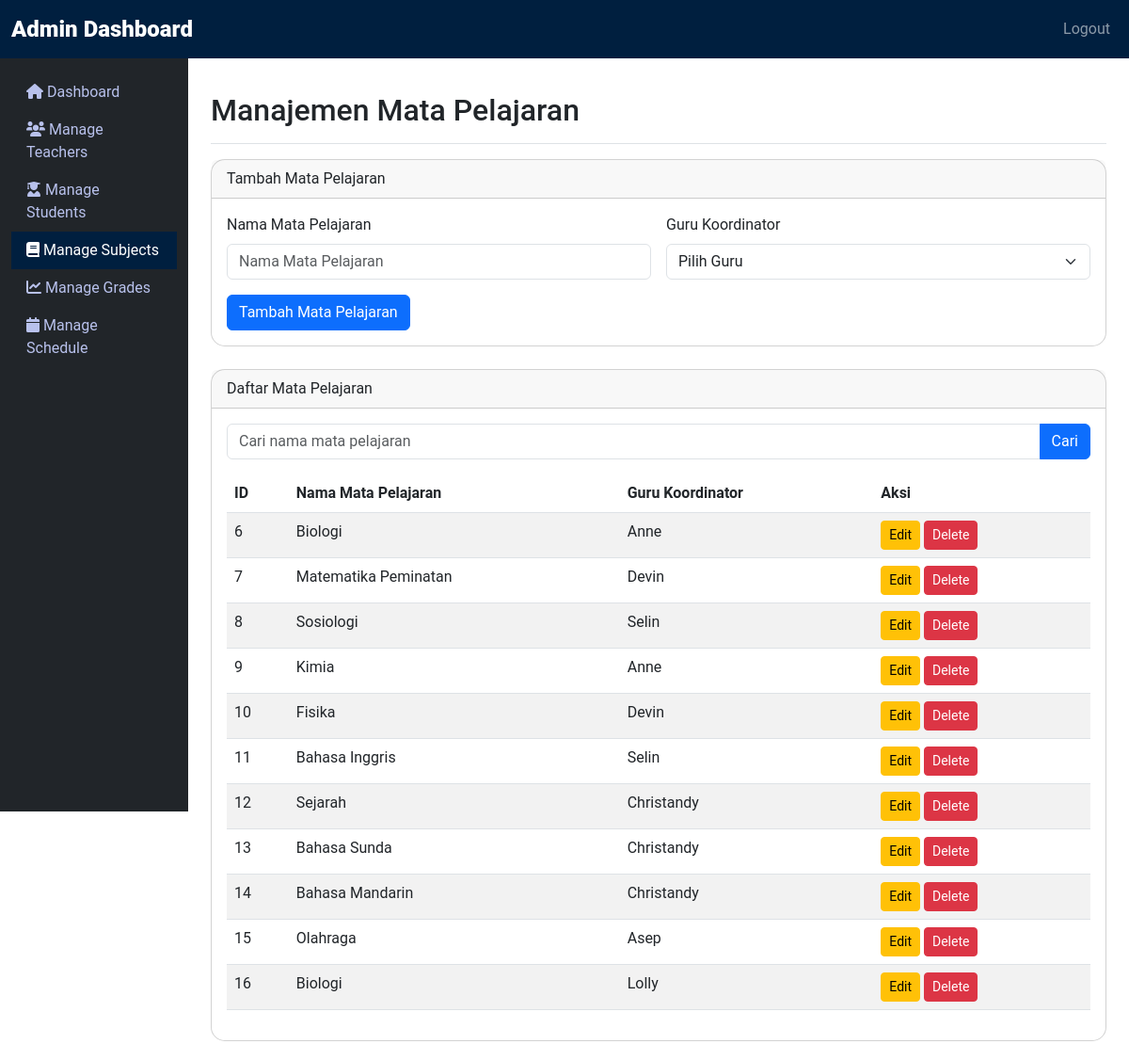
Screenshot of /admin/manage_subjects.php (signed in) with the database file from the repository.
### tables this page shows
CREATE TABLE `mata_pelajaran` (
  `id` int(11) NOT NULL,
  `nama` varchar(100) NOT NULL,
  `guru_pengajar` int(11) DEFAULT NULL,
  `periode_id` int(11) NOT NULL
);

CREATE TABLE `guru` (
  `id` int(11) NOT NULL,
  `nama` varchar(100) NOT NULL,
  `role` enum('guru_biasa','guru_wali') DEFAULT 'guru_biasa',
  `telepon` varchar(15) DEFAULT NULL,
  `email` varchar(100) NOT NULL,
  `alamat` text DEFAULT NULL,
  `mata_pelajaran` varchar(100) DEFAULT NULL,
  `password` varchar(255) NOT NULL,
  `periode_id` int(11) DEFAULT NULL
);

### admin/manage_subjects.php (the view, shortened to what this page needs)
<?php
include '../includes/db.php';
$subject = null;
$search_query = $_GET['search'] ?? '';
$query = "SELECT mp.*, g.nama AS nama_guru
          FROM mata_pelajaran mp
          LEFT JOIN guru g ON mp.guru_pengajar = g.id
          WHERE mp.nama LIKE :search_query";
$stmt = $pdo->prepare($query);
$stmt->execute(['search_query' => "%$search_query%"]);
$subjects = $stmt->fetchAll(PDO::FETCH_ASSOC);
?>
<!DOCTYPE html>
<html lang="id">
<head>
    <link href="https://cdn.jsdelivr.net/npm/bootstrap@5.3.0-alpha1/dist/css/bootstrap.min.css" rel="stylesheet">
    <link href="https://cdnjs.cloudflare.com/ajax/libs/font-awesome/6.0.0-beta3/css/all.min.css" rel="stylesheet">
    <link rel="stylesheet" href="admin_style.css">
</head>
<body>
    <nav class="navbar navbar-expand-lg navbar-dark bg-navy">
        <div class="container-fluid">
            <a class="navbar-brand" href="#"><b>Admin Dashboard</b></a>
            <div class="collapse navbar-collapse" id="navbarNav">
                <ul class="navbar-nav ms-auto">
                    <li class="nav-item">
                        <a class="nav-link" href="../index.php">Logout</a>
                    </li>
                </ul>
            </div>
        </div>
    </nav>
    <div class="container-fluid">
        <div class="row">
            <nav id="sidebarMenu" class="col-md-3 col-lg-2 d-md-block bg-dark sidebar collapse">
                <div class="position-sticky pt-3">
                    <ul class="nav flex-column">
                        <li class="nav-item">
                            <a class="nav-link" href="admin_dashboard.php">
                                <i class="fas fa-home"></i> Dashboard
                            </a>
                        </li>
                        <li class="nav-item">
                            <a class="nav-link" href="manage_teachers.php">
                                <i class="fas fa-users"></i> Manage Teachers
                            </a>
                        </li>
                        <li class="nav-item">
                            <a class="nav-link" href="manage_students.php">
                                <i class="fas fa-user-graduate"></i> Manage Students
                            </a>
                        </li>
                        <li class="nav-item">
                            <a class="nav-link active" href="manage_subjects.php">
                                <i class="fas fa-book"></i> Manage Subjects
                            </a>
                        </li>
                        <li class="nav-item">
                            <a class="nav-link" href="manage_grades.php">
                                <i class="fas fa-chart-line"></i> Manage Grades
                            </a>
                        </li>
                        <li class="nav-item">
                            <a class="nav-link" href="manage_schedule.php">
                                <i class="fas fa-calendar"></i> Manage Schedule
                            </a>
                        </li>
                    </ul>
                </div>
            </nav>
            <main class="col-md-9 ms-sm-auto col-lg-10 px-md-4">
                <div class="d-flex justify-content-between flex-wrap flex-md-nowrap align-items-center pt-3 pb-2 mb-3 border-bottom">
                    <h1 class="h2">Manajemen Mata Pelajaran</h1>
                </div>
                <div class="card mb-4">
                    <div class="card-header">
                        <?= isset($subject) ? 'Edit Mata Pelajaran' : 'Tambah Mata Pelajaran' ?>
                    </div>
                    <div class="card-body">
                        <form method="POST" class="row g-3">
                            <div class="col-md-6">
                                <label for="nama" class="form-label">Nama Mata Pelajaran</label>
                                <input type="text" class="form-control" name="nama" placeholder="Nama Mata Pelajaran" value="<?= $subject['nama'] ?? '' ?>" required>
                            </div>
                            <div class="col-md-6">
                                <label for="guru_pengajar" class="form-label">Guru Koordinator</label>
                                <select class="form-select" name="guru_pengajar" required>
                                    <option value="" disabled <?= !isset($subject) ? 'selected' : '' ?>>Pilih Guru</option>
                                </select>
                            </div>
                            <div class="col-12">
                                <button type="submit" class="btn btn-primary"><?= isset($subject) ? 'Update' : 'Tambah' ?> Mata Pelajaran</button>
                            </div>
                        </form>
                    </div>
                </div>
                <div class="card">
                    <div class="card-header">
                        Daftar Mata Pelajaran
                    </div>
                    <div class="card-body">
                        <form method="GET" class="mb-3">
                            <div class="input-group">
                                <input type="text" class="form-control" name="search" placeholder="Cari nama mata pelajaran" value="<?= htmlspecialchars($search_query) ?>">
                                <button type="submit" class="btn btn-primary">Cari</button>
                            </div>
                        </form>
                        <table class="table table-striped table-hover">
                            <thead>
                                <tr>
                                    <th>ID</th>
                                    <th>Nama Mata Pelajaran</th>
                                    <th>Guru Koordinator</th>
                                    <th>Aksi</th>
                                </tr>
                            </thead>
                            <tbody>
                                <?php foreach ($subjects as $row): ?>
                                    <tr>
                                        <td><?= htmlspecialchars($row['id']) ?></td>
                                        <td><?= htmlspecialchars($row['nama']) ?></td>
                                        <td><?= htmlspecialchars($row['nama_guru']) ?></td>
                                        <td>
                                            <a href="manage_subjects.php?edit=<?= $row['id'] ?>" class="btn btn-warning btn-sm">Edit</a>
                                            <a href="manage_subjects.php?delete=<?= $row['id'] ?>" class="btn btn-danger btn-sm">Delete</a>
                                        </td>
                                    </tr>
                                <?php endforeach; ?>
                            </tbody>
                        </table>
                    </div>
                </div>
            </main>
        </div>
    </div>
</body>
</html>

### admin/admin_style.css (style rules this page uses)
body { font-family: 'Roboto', sans-serif; }
.bg-navy { background-color: #001F3F !important; }
.navbar-brand { font-weight: bold; font-size: 1.5rem; }
#sidebarMenu { position: sticky; top: 0; height: 100vh; overflow-y: auto; }
.sidebar .nav-link { color: #b8c1ec; }
.sidebar .nav-link.active { background-color: #001F3F; color: white; }
main { margin-left: 16.66%; padding: 20px; }
.card { border-radius: 15px; }

### rows the page displays
mata_pelajaran: id "6", nama "Biologi", guru_pengajar.nama "Anne"
mata_pelajaran: id "7", nama "Matematika Peminatan", guru_pengajar.nama "Devin"
mata_pelajaran: id "8", nama "Sosiologi", guru_pengajar.nama "Selin"
mata_pelajaran: id "9", nama "Kimia", guru_pengajar.nama "Anne"
mata_pelajaran: id "10", nama "Fisika", guru_pengajar.nama "Devin"
mata_pelajaran: id "11", nama "Bahasa Inggris", guru_pengajar.nama "Selin"
mata_pelajaran: id "12", nama "Sejarah", guru_pengajar.nama "Christandy"
mata_pelajaran: id "13", nama "Bahasa Sunda", guru_pengajar.nama "Christandy"
mata_pelajaran: id "14", nama "Bahasa Mandarin", guru_pengajar.nama "Christandy"
mata_pelajaran: id "15", nama "Olahraga", guru_pengajar.nama "Asep"
mata_pelajaran: id "16", nama "Biologi", guru_pengajar.nama "Lolly"
